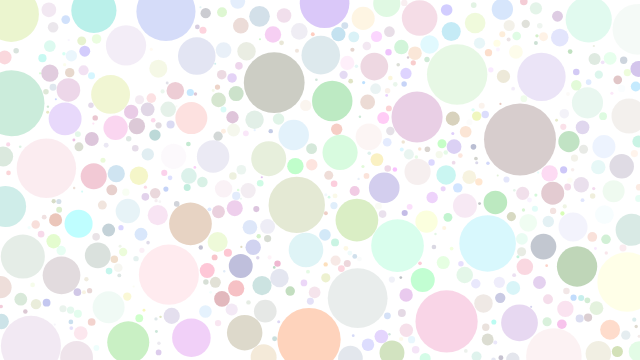
Frame 1 (no input)
Frame 60 (no input): identical to frame 1, image omitted
Frame 120 (the mouse pressed at the canvas centre since frame 60): identical to frame 1, image omitted

The p5.js sketch that drew this single still picture (run headless with seeded random() and noise() and a simulated clock; from frame 60 on, the mouse is pressed at the canvas centre):

// p5.js sketch
// ── sketch.js
var circles = [];

function setup() {
    createCanvas(640, 360);

    // Generate circles
    let protection = 0;
    let exit = false;
    while (!exit) {
        let circle = {
            x: random(width),
            y: random(height),
            r: random(1, 40),
            color: {
                red:   random(0, 255),
                blue:  random(0, 255),
                green: random(0, 255),
                alpha: random(25, 75)
            }
        };

        if (!checkOverlapping(circle)) {
            circles.push(circle);
        }
        else if (protection < 10000) {
            ++protection;
        }
        else {
            exit = true;
        }
    }

    // Draw
    for (let i = 0; i < circles.length; ++i) {
        let circle = circles[i];
        fill(circle.color.red, circle.color.blue,
             circle.color.green, circle.color.alpha);
        noStroke();
        ellipse(circle.x, circle.y, circle.r*2, circle.r*2);
    }


}

function checkOverlapping(circle) {
    let overlapping = false;
    let j = 0;

    while (!overlapping && j < circles.length) {
            let other = circles[j];
            let d = dist(circle.x, circle.y, other.x, other.y);

            overlapping = d < circle.r + other.r;
            ++j;
    }

    return overlapping;
}

function draw() {

}
